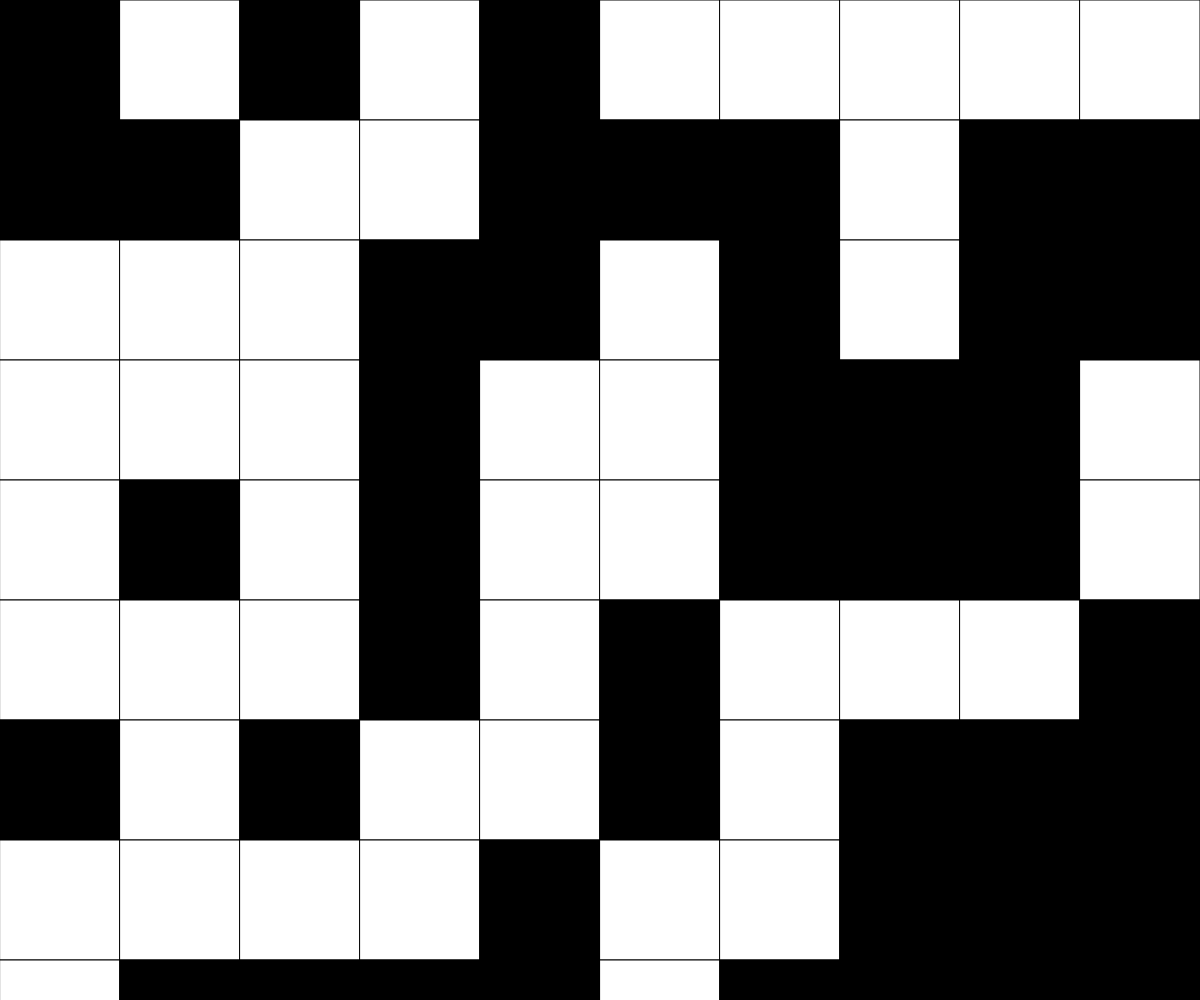
Frame 1 (no input)
Frame 60 (no input): identical to frame 1, image omitted
Frame 120 (the mouse pressed at the canvas centre since frame 60): identical to frame 1, image omitted

The p5.js sketch that drew this single still picture (run headless with seeded random() and noise() and a simulated clock; from frame 60 on, the mouse is pressed at the canvas centre):

// p5.js sketch
// ── sketch.js
// Grid Demo
// Dan Schellenberg
// April 1, 2019

let gridSize = 10;
let grid;
let cellSize;

function setup() {
  createCanvas(windowWidth, windowHeight);
  grid = createRandom2DArray(gridSize, gridSize);
  cellSize = width/gridSize;
}

function draw() {
  background(255);
  displayGrid();
}

function displayGrid() {
  for (let y = 0; y < gridSize; y++) {
    for (let x = 0; x < gridSize; x++) {
      if (grid[y][x] === 0) {
        fill(255);
      }
      else {
        fill(0);
      }
      rect(x*cellSize, y*cellSize, cellSize, cellSize);
    }
  }
}


function create2DArray(cols, rows) {
  let emptyArray = [];
  for (let i = 0; i < rows; i++) {
    emptyArray.push([]);
    for (let j = 0; j < cols; j++) {
      emptyArray[i].push(0);
    }
  }
  return emptyArray;
}

function createRandom2DArray(cols, rows) {
  let emptyArray = [];
  for (let i = 0; i < rows; i++) {
    emptyArray.push([]);
    for (let j = 0; j < cols; j++) {
      if (random(100) < 50) {
        emptyArray[i].push(0);
      }
      else {
        emptyArray[i].push(1);
      }
    }
  }
  return emptyArray;
}
